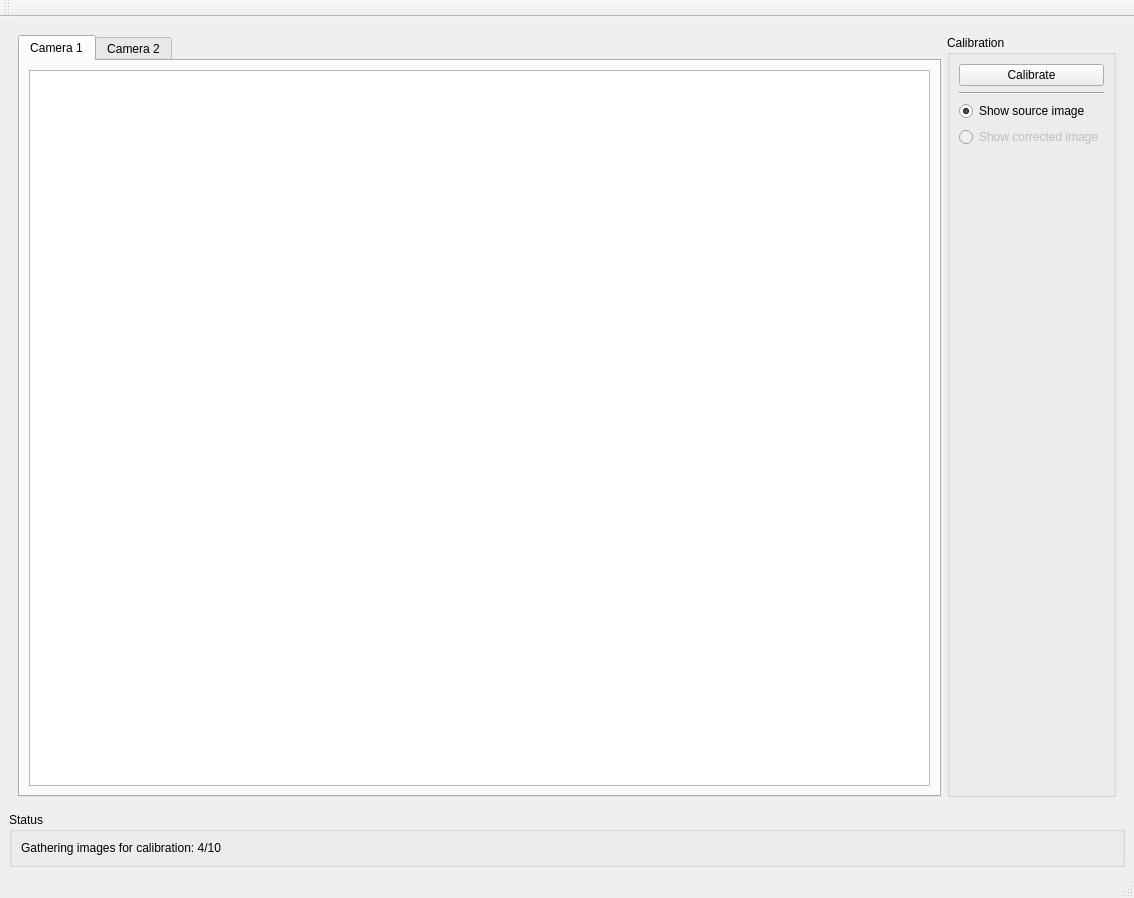
<?xml version="1.0" encoding="UTF-8"?>
<ui version="4.0">
 <class>CalibrationWindow</class>
 <widget class="QMainWindow" name="CalibrationWindow">
  <property name="geometry">
   <rect>
    <x>0</x>
    <y>0</y>
    <width>1134</width>
    <height>898</height>
   </rect>
  </property>
  <property name="windowTitle">
   <string>Calibration</string>
  </property>
  <widget class="QWidget" name="centralwidget">
   <layout class="QVBoxLayout" name="verticalLayout_2">
    <item>
     <widget class="QWidget" name="widget" native="true">
      <layout class="QHBoxLayout" name="horizontalLayout_3">
       <item>
        <widget class="QTabWidget" name="tabWidget">
         <property name="currentIndex">
          <number>0</number>
         </property>
         <property name="elideMode">
          <enum>Qt::ElideNone</enum>
         </property>
         <widget class="QWidget" name="tab">
          <property name="accessibleName">
           <string/>
          </property>
          <attribute name="title">
           <string>Camera 1</string>
          </attribute>
          <layout class="QHBoxLayout" name="horizontalLayout_2">
           <item>
            <widget class="QGraphicsView" name="graphicsView"/>
           </item>
          </layout>
         </widget>
         <widget class="QWidget" name="tab_2">
          <attribute name="title">
           <string>Camera 2</string>
          </attribute>
         </widget>
        </widget>
       </item>
       <item>
        <widget class="QGroupBox" name="groupBox">
         <property name="title">
          <string>Calibration</string>
         </property>
         <layout class="QVBoxLayout" name="verticalLayout">
          <item>
           <widget class="QPushButton" name="pushButton">
            <property name="text">
             <string>Calibrate</string>
            </property>
           </widget>
          </item>
          <item>
           <widget class="Line" name="line">
            <property name="orientation">
             <enum>Qt::Horizontal</enum>
            </property>
           </widget>
          </item>
          <item>
           <widget class="QRadioButton" name="radioButton">
            <property name="text">
             <string>Show source image</string>
            </property>
            <property name="checked">
             <bool>true</bool>
            </property>
           </widget>
          </item>
          <item>
           <widget class="QRadioButton" name="radioButton_2">
            <property name="enabled">
             <bool>false</bool>
            </property>
            <property name="text">
             <string>Show corrected image</string>
            </property>
            <property name="checkable">
             <bool>false</bool>
            </property>
           </widget>
          </item>
          <item>
           <spacer name="verticalSpacer">
            <property name="orientation">
             <enum>Qt::Vertical</enum>
            </property>
            <property name="sizeHint" stdset="0">
             <size>
              <width>20</width>
              <height>40</height>
             </size>
            </property>
           </spacer>
          </item>
         </layout>
        </widget>
       </item>
      </layout>
     </widget>
    </item>
    <item>
     <widget class="QGroupBox" name="groupBox_2">
      <property name="title">
       <string>Status</string>
      </property>
      <layout class="QHBoxLayout" name="horizontalLayout">
       <item>
        <widget class="QLabel" name="label_2">
         <property name="text">
          <string>Gathering images for calibration: 4/10</string>
         </property>
        </widget>
       </item>
      </layout>
     </widget>
    </item>
   </layout>
  </widget>
  <widget class="QMenuBar" name="menubar">
   <property name="geometry">
    <rect>
     <x>0</x>
     <y>0</y>
     <width>1134</width>
     <height>20</height>
    </rect>
   </property>
  </widget>
  <widget class="QStatusBar" name="statusbar"/>
  <widget class="QToolBar" name="toolBar">
   <property name="windowTitle">
    <string>toolBar</string>
   </property>
   <attribute name="toolBarArea">
    <enum>TopToolBarArea</enum>
   </attribute>
   <attribute name="toolBarBreak">
    <bool>false</bool>
   </attribute>
  </widget>
 </widget>
 <resources/>
 <connections/>
</ui>
